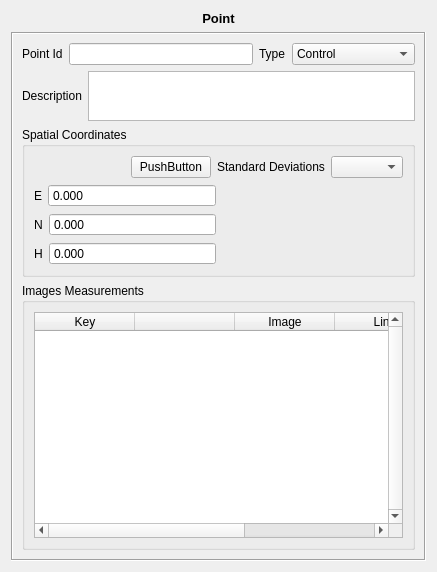
<?xml version="1.0" encoding="UTF-8"?>
<ui version="4.0">
 <class>Ponto</class>
 <widget class="QWidget" name="Ponto">
  <property name="geometry">
   <rect>
    <x>0</x>
    <y>0</y>
    <width>437</width>
    <height>572</height>
   </rect>
  </property>
  <property name="windowTitle">
   <string>Form</string>
  </property>
  <layout class="QVBoxLayout" name="verticalLayout_5">
   <item>
    <widget class="QLabel" name="label_5">
     <property name="text">
      <string>&lt;!DOCTYPE HTML PUBLIC &quot;-//W3C//DTD HTML 4.0//EN&quot; &quot;http://www.w3.org/TR/REC-html40/strict.dtd&quot;&gt;
&lt;html&gt;&lt;head&gt;&lt;meta name=&quot;qrichtext&quot; content=&quot;1&quot; /&gt;&lt;style type=&quot;text/css&quot;&gt;
p, li { white-space: pre-wrap; }
&lt;/style&gt;&lt;/head&gt;&lt;body style=&quot; font-family:'Sans'; font-size:10pt; font-weight:400; font-style:normal;&quot;&gt;
&lt;p style=&quot; margin-top:0px; margin-bottom:0px; margin-left:0px; margin-right:0px; -qt-block-indent:0; text-indent:0px;&quot;&gt;&lt;span style=&quot; font-weight:600;&quot;&gt;Point&lt;/span&gt;&lt;/p&gt;&lt;/body&gt;&lt;/html&gt;</string>
     </property>
     <property name="alignment">
      <set>Qt::AlignCenter</set>
     </property>
    </widget>
   </item>
   <item>
    <widget class="QFrame" name="frame">
     <property name="frameShape">
      <enum>QFrame::Box</enum>
     </property>
     <property name="frameShadow">
      <enum>QFrame::Sunken</enum>
     </property>
     <layout class="QVBoxLayout" name="verticalLayout_4">
      <item>
       <layout class="QHBoxLayout" name="horizontalLayout_4">
        <item>
         <layout class="QHBoxLayout" name="horizontalLayout">
          <item>
           <widget class="QLabel" name="label">
            <property name="text">
             <string>Point Id</string>
            </property>
           </widget>
          </item>
          <item>
           <widget class="QLineEdit" name="lineEdit_gcp_id"/>
          </item>
         </layout>
        </item>
        <item>
         <layout class="QHBoxLayout" name="horizontalLayout_3">
          <item>
           <widget class="QLabel" name="label_9">
            <property name="text">
             <string>Type</string>
            </property>
           </widget>
          </item>
          <item>
           <widget class="QComboBox" name="typeComboBox">
            <item>
             <property name="text">
              <string>Control</string>
             </property>
            </item>
            <item>
             <property name="text">
              <string>Verification</string>
             </property>
            </item>
            <item>
             <property name="text">
              <string>Photogrammetric</string>
             </property>
            </item>
           </widget>
          </item>
         </layout>
        </item>
       </layout>
      </item>
      <item>
       <layout class="QHBoxLayout" name="horizontalLayout_2">
        <item>
         <widget class="QLabel" name="label_2">
          <property name="text">
           <string>Description</string>
          </property>
         </widget>
        </item>
        <item>
         <widget class="QTextEdit" name="textEditDescription">
          <property name="maximumSize">
           <size>
            <width>16777215</width>
            <height>50</height>
           </size>
          </property>
         </widget>
        </item>
       </layout>
      </item>
      <item>
       <widget class="QGroupBox" name="groupBox">
        <property name="title">
         <string>Spatial Coordinates</string>
        </property>
        <layout class="QVBoxLayout" name="verticalLayout_2">
         <item>
          <layout class="QHBoxLayout" name="horizontalLayout_6">
           <item>
            <spacer name="horizontalSpacer">
             <property name="orientation">
              <enum>Qt::Horizontal</enum>
             </property>
             <property name="sizeHint" stdset="0">
              <size>
               <width>40</width>
               <height>20</height>
              </size>
             </property>
            </spacer>
           </item>
           <item>
            <widget class="SigmaFormDialogButton" name="sigmaDialogButton">
             <property name="text">
              <string>PushButton</string>
             </property>
            </widget>
           </item>
           <item>
            <widget class="QLabel" name="label_3">
             <property name="text">
              <string>Standard Deviations</string>
             </property>
            </widget>
           </item>
           <item>
            <widget class="SigmaFormTypeSelector" name="sigmaSelector"/>
           </item>
          </layout>
         </item>
         <item>
          <layout class="QHBoxLayout" name="horizontalLayout_5" stretch="1,1">
           <item>
            <layout class="QVBoxLayout" name="verticalLayout">
             <item>
              <layout class="QHBoxLayout" name="horizontalLayout_10" stretch="0,1">
               <item>
                <widget class="QLabel" name="label_12">
                 <property name="text">
                  <string>E</string>
                 </property>
                </widget>
               </item>
               <item>
                <widget class="QDoubleSpinBox" name="eDoubleSpinBox">
                 <property name="buttonSymbols">
                  <enum>QAbstractSpinBox::NoButtons</enum>
                 </property>
                 <property name="accelerated">
                  <bool>true</bool>
                 </property>
                 <property name="suffix">
                  <string/>
                 </property>
                 <property name="decimals">
                  <number>3</number>
                 </property>
                 <property name="minimum">
                  <double>0.000000000000000</double>
                 </property>
                 <property name="maximum">
                  <double>999999.000000000000000</double>
                 </property>
                 <property name="value">
                  <double>0.000000000000000</double>
                 </property>
                </widget>
               </item>
              </layout>
             </item>
             <item>
              <layout class="QHBoxLayout" name="horizontalLayout_11" stretch="0,1">
               <item>
                <widget class="QLabel" name="label_4">
                 <property name="text">
                  <string>N</string>
                 </property>
                </widget>
               </item>
               <item>
                <widget class="QDoubleSpinBox" name="nDoubleSpinBox">
                 <property name="buttonSymbols">
                  <enum>QAbstractSpinBox::NoButtons</enum>
                 </property>
                 <property name="accelerated">
                  <bool>true</bool>
                 </property>
                 <property name="decimals">
                  <number>3</number>
                 </property>
                 <property name="minimum">
                  <double>0.000000000000000</double>
                 </property>
                 <property name="maximum">
                  <double>9999999.000000000000000</double>
                 </property>
                 <property name="value">
                  <double>0.000000000000000</double>
                 </property>
                </widget>
               </item>
              </layout>
             </item>
             <item>
              <layout class="QHBoxLayout" name="horizontalLayout_12" stretch="0,1">
               <item>
                <widget class="QLabel" name="label_10">
                 <property name="text">
                  <string>H</string>
                 </property>
                </widget>
               </item>
               <item>
                <widget class="QDoubleSpinBox" name="hDoubleSpinBox">
                 <property name="buttonSymbols">
                  <enum>QAbstractSpinBox::NoButtons</enum>
                 </property>
                 <property name="accelerated">
                  <bool>true</bool>
                 </property>
                 <property name="decimals">
                  <number>3</number>
                 </property>
                 <property name="minimum">
                  <double>-999.000000000000000</double>
                 </property>
                 <property name="maximum">
                  <double>9999.000000000000000</double>
                 </property>
                </widget>
               </item>
              </layout>
             </item>
            </layout>
           </item>
           <item>
            <widget class="SigmaFormContent" name="sigmaContent">
             <property name="frameShape">
              <enum>QFrame::NoFrame</enum>
             </property>
             <property name="frameShadow">
              <enum>QFrame::Raised</enum>
             </property>
             <property name="lineWidth">
              <number>0</number>
             </property>
            </widget>
           </item>
          </layout>
         </item>
        </layout>
       </widget>
      </item>
      <item>
       <widget class="QGroupBox" name="groupBox_2">
        <property name="title">
         <string>Images Measurements</string>
        </property>
        <layout class="QVBoxLayout" name="verticalLayout_3">
         <item>
          <widget class="QTableWidget" name="imageMeasurementsTable">
           <property name="verticalScrollBarPolicy">
            <enum>Qt::ScrollBarAlwaysOn</enum>
           </property>
           <property name="horizontalScrollBarPolicy">
            <enum>Qt::ScrollBarAsNeeded</enum>
           </property>
           <attribute name="verticalHeaderVisible">
            <bool>false</bool>
           </attribute>
           <attribute name="verticalHeaderVisible">
            <bool>false</bool>
           </attribute>
           <column>
            <property name="text">
             <string>Key</string>
            </property>
           </column>
           <column>
            <property name="text">
             <string/>
            </property>
            <property name="textAlignment">
             <set>AlignHCenter|AlignVCenter|AlignCenter</set>
            </property>
           </column>
           <column>
            <property name="text">
             <string>Image</string>
            </property>
           </column>
           <column>
            <property name="text">
             <string>Line</string>
            </property>
           </column>
           <column>
            <property name="text">
             <string>Column</string>
            </property>
           </column>
          </widget>
         </item>
        </layout>
       </widget>
      </item>
     </layout>
    </widget>
   </item>
  </layout>
 </widget>
 <customwidgets>
  <customwidget>
   <class>SigmaFormTypeSelector</class>
   <extends>QComboBox</extends>
   <header>SigmaForm.h</header>
  </customwidget>
  <customwidget>
   <class>SigmaFormDialogButton</class>
   <extends>QPushButton</extends>
   <header>SigmaForm.h</header>
  </customwidget>
  <customwidget>
   <class>SigmaFormContent</class>
   <extends>QFrame</extends>
   <header>SigmaForm.h</header>
   <container>1</container>
  </customwidget>
 </customwidgets>
 <resources/>
 <connections/>
</ui>
